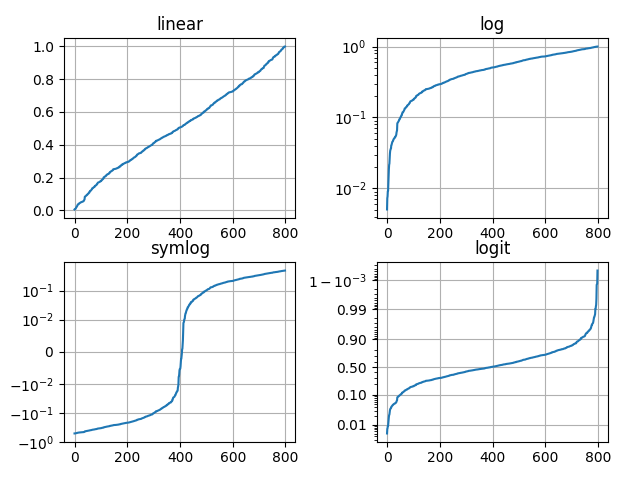

This chart was generated by the following Python code:
# This script emulates the pyplot_scales.py script
# included in the folder matplotlib/lib/mpl_examples
# from the Artist layer

from matplotlib.ticker import NullFormatter
import numpy as np

# Choose a FigureCanvas from any backend, attach figure to it
from matplotlib.backends.backend_agg import FigureCanvasAgg as FigureCanvas
from matplotlib.figure import Figure

# Fixing random state for reproducibility
np.random.seed(19680801)

# make up some data in the interval ]0, 1[
y = np.random.normal(loc=0.5, scale=0.4, size=1000)
y = y[(y > 0) & (y < 1)]
y.sort()
x = np.arange(len(y))

# initialize FigureCanvas and attach it to the selected Figure()
fig = Figure()
canvas = FigureCanvas(fig)

#linear

# Call Figure() method to add subplot, creates Axes artist
ax1 = fig.add_subplot(221)
# Use Axes() artist method plot() to plot
ax1.plot(x, y)
ax1.set_yscale('linear')
ax1.set_title('linear')
ax1.grid(True)

#log
# same as above
ax2 = fig.add_subplot(222)
ax2.plot(x, y)
ax2.set_yscale('log')
ax2.set_title('log')
ax2.grid(True)


#symmetric log
ax3 = fig.add_subplot(223)
ax3.plot(x, y - y.mean())
ax3.set_yscale('symlog', linthreshy=0.01)
ax3.set_title('symlog')
ax3.grid(True)

#logit
ax4 = fig.add_subplot(224)
ax4.plot(x, y)
ax4.set_yscale('logit')
ax4.set_title('logit')
ax4.grid(True)
ax4.yaxis.set_minor_formatter(NullFormatter())

fig.subplots_adjust(top=0.92, bottom=0.08, left=0.10, right=0.95, hspace=0.25,
                    wspace=0.35)

# Set titles and save
fig.savefig('pyplot_scales.png')
